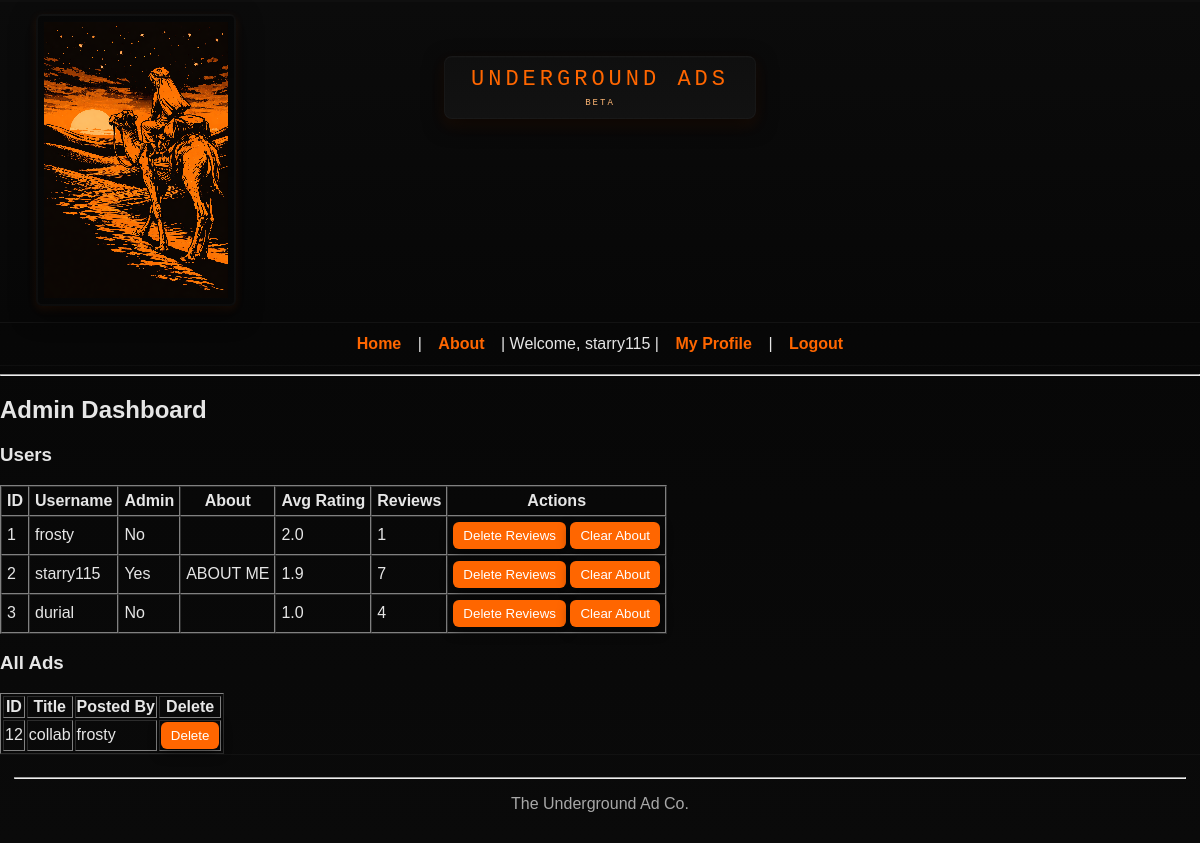
/admin (signed in), run on the app's committed database.
### tables this page shows
CREATE TABLE users (
            id INTEGER PRIMARY KEY AUTOINCREMENT,
            username TEXT UNIQUE NOT NULL,
            password_hash TEXT NOT NULL,
            created_at TIMESTAMP DEFAULT CURRENT_TIMESTAMP
        , is_admin INTEGER DEFAULT 0, about TEXT DEFAULT '', pgp_public_key TEXT, pgp_private_key_encrypted TEXT, pgp_key_salt TEXT, pgp_key_nonce TEXT, pgp_private_key TEXT);

CREATE TABLE ads (
            id INTEGER PRIMARY KEY AUTOINCREMENT,
            title TEXT NOT NULL,
            description TEXT NOT NULL,
            image TEXT,
            user_id INTEGER NOT NULL,
            created_at TIMESTAMP DEFAULT CURRENT_TIMESTAMP,
            FOREIGN KEY (user_id) REFERENCES users (id)
        );

### app.py (the view)
@app.route("/admin")
@admin_required
def admin_dashboard():
    conn = get_db()
    cur = conn.cursor()
    cur.execute(
        """
        SELECT u.id, u.username, u.is_admin, u.about,
               IFNULL(ROUND(AVG(r.rating), 1), 'No ratings') AS avg_rating,
               COUNT(r.id) AS review_count
        FROM users u
        LEFT JOIN ratings r ON u.id = r.seller_id
        GROUP BY u.id
        ORDER BY u.id ASC
        """
    )
    users = cur.fetchall()
    cur.execute("SELECT ads.*, users.username FROM ads JOIN users ON ads.user_id = users.id ORDER BY ads.id DESC")
    ads = cur.fetchall()
    conn.close()
    return render_template("admin_dashboard.html", users=users, ads=ads)

### app.py (called while the page is built)
def admin_required(f):
    @wraps(f)
    def decorated_function(*args, **kwargs):
        if "user_id" not in session:
            return redirect(url_for("login"))
        conn = get_db()
        cur = conn.cursor()
        cur.execute("SELECT is_admin FROM users WHERE id = ?", (session["user_id"],))
        user = cur.fetchone()
        conn.close()
        if not user or user["is_admin"] == 0:
            return "Access denied: admin only", 403
        return f(*args, **kwargs)
    return decorated_function

### db.py (called while the page is built)
def get_db():
    db_path = os.path.join(os.path.dirname(__file__), DB_FILENAME)
    conn = sqlite3.connect(db_path)
    conn.row_factory = sqlite3.Row
    return conn

### templates/admin_dashboard.html
{% extends "base.html" %}
{% block content %}
<h2>Admin Dashboard</h2>
<h3>Users</h3>
<table border="1" cellspacing="0" cellpadding="5">
    <tr>
        <th>ID</th>
        <th>Username</th>
        <th>Admin</th>
        <th>About</th>
        <th>Avg Rating</th>
        <th>Reviews</th>
        <th>Actions</th>
    </tr>
    {% for u in users %}
    <tr>
        <td>{{ u.id }}</td>
        <td>{{ u.username }}</td>
        <td>{{ 'Yes' if u.is_admin else 'No' }}</td>
        <td>{{ u.about if u.about else '' }}</td>
        <td>{{ u.avg_rating }}</td>
        <td>{{ u.review_count }}</td>
        <td>
            <form action="{{ url_for('delete_user_reviews', user_id=u.id) }}" method="post" style="display:inline;">
                <button type="submit" onclick="return confirm('Delete all reviews for {{ u.username }}?')">
                    Delete Reviews
                </button>
            </form>
            <form action="{{ url_for('delete_user_about', user_id=u.id) }}" method="post" style="display:inline;">
                <button type="submit" onclick="return confirm('Clear About section for {{ u.username }}?')">
                    Clear About
                </button>
            </form>
        </td>
    </tr>
    {% endfor %}
</table>
<h3>All Ads</h3>
<table border="1">
    <tr><th>ID</th><th>Title</th><th>Posted By</th><th>Delete</th></tr>
    {% for ad in ads %}
    <tr>
        <td>{{ ad.id }}</td>
        <td>{{ ad.title }}</td>
        <td>{{ ad.username }}</td>
        <td>
            <form action="{{ url_for('delete_ad_m', ad_id=ad.id) }}" method="post" style="display:inline;">
                <button type="submit">Delete</button>
            </form>
        </td>
    </tr>
    {% endfor %}
</table>
{% endblock %}

### templates/base.html (shortened to what this page needs)
<!DOCTYPE html>
<html lang="en">
<head>
    <link rel="stylesheet" href="{{ url_for('static', filename='style.css') }}">
</head>
<body>
    <header class="site-header">
        <div class="logo-area">
            <a href="{{ url_for('home') }}">
                <img src="{{ url_for('static', filename='images/ua_logo_2.png') }}" class="logo" alt="Underground Ads Logo">
            </a>
        </div>
        <div class="banner-text">
            <span class="banner-card">
                UNDERGROUND ADS
                <span class="beta">BETA</span>
            </span>
        </div>
    </header>
    <nav class="nav-area">
        <a href="{{ url_for('home') }}">Home</a> |
        <a href="{{ url_for('about') }}">About</a> |
        {% if session.username %}
        <span>Welcome, {{ session.username }}</span> |
        <a href="{{ url_for('profile') }}">My Profile</a> |
        <a href="{{ url_for('logout') }}">Logout</a>
        {% else %}
        <a href="{{ url_for('register') }}">Register</a> |
        <a href="{{ url_for('login') }}">Login</a>
        {% endif %}
    </nav>
    <hr>
    <main>
        {% block content %}{% endblock %}
    </main>
    <footer>
        <hr>
        <p>The Underground Ad Co.</p>
    </footer>
</body>
</html>

### static/style.css (style rules this page uses)
:root { --ua-orange: #ff6600; --ua-dark-bg: #070707; --card-bg: #0f0f0f; --muted: #a8a8a8; --accent-shadow: rgba(255,102,0,0.12); }
* { box-sizing: border-box }
body { margin: 0; font-family: "Verdana","Arial",sans-serif; background: linear-gradient(180deg,#050505,#0a0a0a); color: #e6e6e6; -webkit-font-smoothing: antialiased; }
.site-header { position: relative; display: flex; align-items: center; justify-content: flex-start; padding: 12px 36px; gap: 18px; border-top: 2px solid rgba(255,255,255,0.03); border-bottom: 1px solid rgba(255,255,255,0.03); background: linear-gradient(180deg,#0b0b0b,#070707); }
.logo-area { display: flex; align-items: center; }
.logo { width: 200px; height: auto; image-rendering: pixelated; border: 2px solid rgba(255,255,255,0.03); padding: 6px; border-radius: 6px; background: linear-gradient(180deg, rgba(0,0,0,0.35), rgba(0,0,0,0.12)); box-shadow: 0 8px 24px rgba(0,0,0,0.6), 0 3px 8px var(--accent-shadow); }
.banner-text { position: absolute; left: 50%; transform: translateX(-50%); top: 54px; text-align: center; pointer-events: none; z-index: 50; }
.banner-card { display: inline-block; background: linear-gradient(180deg,#0f0f0f,#121212); color: var(--ua-orange); padding: 10px 26px; font-family: "Press Start 2P", "Courier New", monospace; font-size: 22px; letter-spacing: 4px; border-radius: 8px; border: 1px solid rgba(255,255,255,0.03); box-shadow: 0 6px 20px rgba(0,0,0,0.8), 0 6px 14px var(--accent-shadow); pointer-events: auto; }
.banner-card .beta { display: block; font-size: 9px; color: #ffb775; letter-spacing: 2px; margin-top: 6px; }
.nav-area { text-align: center; background: transparent; padding: 12px 0; border-bottom: 1px solid rgba(255,255,255,0.03); }
.nav-area a { color: var(--ua-orange); font-weight: 700; margin: 0 12px; text-decoration: none; }
button, .btn { background: var(--ua-orange); color: #fff; border: 0; padding: 6px 10px; border-radius: 6px; cursor: pointer; box-shadow: 0 4px 12px rgba(0,0,0,0.5); }
footer { color: var(--muted); text-align: center; padding: 14px; border-top: 1px solid rgba(255,255,255,0.03); background: transparent; }
a { color: var(--ua-orange); text-decoration: none; font-weight: 600; }

### data on the page
users: username "starry115", id "2", is_admin "Yes", about "ABOUT ME", avg_rating "1.9", review_count "7"
users: id "1", username "frosty", is_admin "No", avg_rating "2.0", review_count "1"
users: id "3", username "durial", is_admin "No", avg_rating "1.0", review_count "4"
ads: id "12", title "collab", username "frosty"
